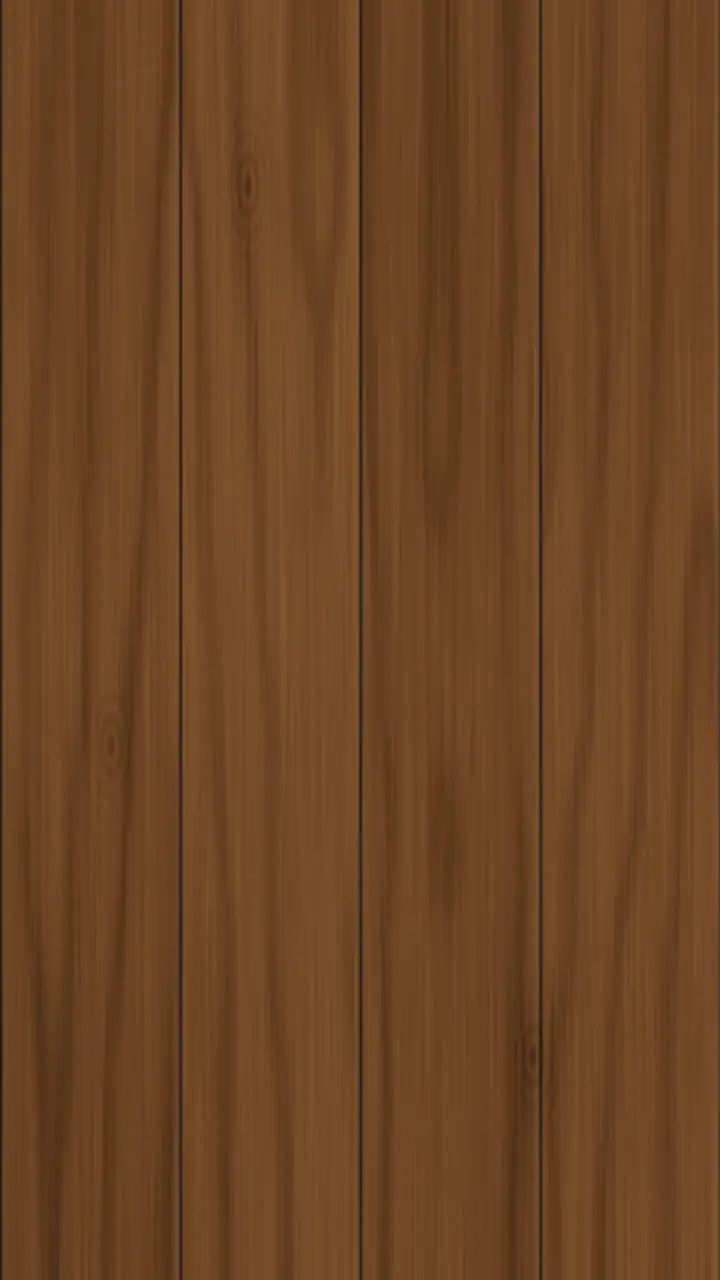
#> input picture kaarten/hout.webp, 720 x 1280 px
$ python radioskins_bouw.py ../../kaarten/hout.webp ../../kaarten/hout.webp ../../kaarten/hout.webp ../../kaarten/hout.webp
#> lines starting #> are read from the running program, lines starting #| are printed output that depends on the picture
# radioskins_bouw.py (19 nov 2026) - knipt de radio-skins van Marcel uit zijn twee ontwerp-schermafbeeldingen en maakt
# ze klaar voor radio.js:
#  - het schermpje wordt leeggemaakt (de tekst "Intense Radio" en "Station 1 of 4" eruit): radio.js zet er de echte
#    zendernaam op;
#  - het vaste naaldje op de zenderschaal wordt weggepoetst (met een stukje schaal ernaast): radio.js tekent een
#    naaldje dat meeloopt met de zender.
# Schrijft radioskins/<naam>.webp en drukt de plekken (in procenten) af voor radioskins.js.
# python3 -I tests/gen/radioskins_bouw.py <a.jpg> <b.jpg> <c.jpg> <uitmap>
# (a en b: de eerste 7 skins; c (19 nov 2026, tweede ronde): draak, candy, onderwater, space)
import sys, json, os
from PIL import Image, ImageDraw

A, B, C, UIT = sys.argv[1], sys.argv[2], sys.argv[3], sys.argv[4]
# box = de radio in de schermafbeelding; plekken in pixels vanaf de linkerbovenhoek van de box
SKINS = {
 'hout': ('A', (49, 477, 657, 747), dict(speaker=(12,15,198,165), vorige=(216,18,270,110), scherm=(281,19,526,109), volgende=(537,18,591,110), schaal=(216,125,592,165),
   p=[(13,195,61,245),(71,195,118,245),(128,195,177,245),(186,195,234,245)], play=(463,220,37), knop=(553,220,38))),
 'neon': ('A', (49, 798, 657, 1053), dict(speaker=(13,17,197,163), vorige=(218,20,268,108), scherm=(282,22,525,108), volgende=(540,20,588,108), schaal=(217,126,591,158),
   p=[(15,190,60,236),(73,190,118,236),(130,190,176,236),(188,190,234,236)], play=(463,212,37), knop=(553,212,37))),
 'scifi': ('A', (47, 1100, 657, 1345), dict(speaker=(15,17,197,150), vorige=(218,19,270,101), scherm=(282,20,526,101), volgende=(538,19,591,101), schaal=(220,112,591,147),
   p=[(16,175,64,225),(74,175,122,225),(131,175,179,225),(189,175,237,225)], play=(464,197,36), knop=(555,197,37))),
 'natuur': ('B', (35, 249, 666, 496), dict(speaker=(29,28,211,148), vorige=(231,30,284,100), scherm=(296,33,539,98), volgende=(551,30,605,100), schaal=(231,113,605,138),
   p=[(28,175,75,218),(85,175,133,218),(143,175,190,218),(200,175,248,218)], play=(477,191,36), knop=(567,191,38))),
 'graffiti': ('B', (49, 533, 657, 752), dict(speaker=(15,15,197,120), vorige=(217,18,270,75), scherm=(282,20,525,75), volgende=(537,18,591,75), schaal=(217,85,591,115),
   p=[(14,145,62,195),(72,145,119,195),(129,145,176,195),(186,145,234,195)], play=(462,170,40), knop=(554,170,38))),
 'pixel': ('B', (49, 797, 657, 1055), dict(speaker=(13,16,197,163), vorige=(217,20,270,108), scherm=(281,20,525,108), volgende=(538,20,590,108), schaal=(216,125,591,161),
   p=[(14,188,62,238),(72,188,119,238),(129,188,177,238),(186,188,234,238)], play=(463,211,37), knop=(554,211,38))),
 'draak': ('C', (32, 163, 443, 310), dict(speaker=(13,14,136,100), vorige=(148,12,180,67), scherm=(188,12,356,67), volgende=(363,12,395,67), schaal=(146,72,398,97),
   p=[(14,104,46,136),(51,104,83,136),(89,104,121,136),(126,104,158,136)], play=(313,120,22), knop=(375,119,23))),
 'candy': ('C', (25, 333, 450, 510), dict(speaker=(20,20,142,102), vorige=(155,19,190,75), scherm=(197,19,360,75), volgende=(368,19,403,75), schaal=(155,87,403,109),
   p=[(27,124,50,159),(63,124,87,159),(101,124,124,159),(138,124,161,159)], play=(318,140,18), knop=(380,139,25))),
 'onderwater': ('C', (30, 537, 444, 709), dict(speaker=(13,13,137,110), vorige=(150,15,185,73), scherm=(192,15,357,73), volgende=(365,15,400,73), schaal=(148,83,400,106),
   p=[(11,125,45,159),(51,125,85,159),(90,125,124,159),(130,125,164,159)], play=(314,142,24), knop=(375,141,25))),
 'space': ('C', (30, 736, 444, 905), dict(speaker=(12,17,137,107), vorige=(150,19,183,72), scherm=(192,17,358,74), volgende=(366,19,399,72), schaal=(148,80,400,104),
   p=[(12,122,45,155),(50,122,83,155),(90,122,123,155),(130,122,162,155)], play=(314,137,25), knop=(377,136,26))),
 'steampunk': ('B', (49, 1099, 657, 1345), dict(speaker=(13,15,197,150), vorige=(217,18,270,95), scherm=(280,20,526,108), volgende=(538,18,590,95), schaal=(217,115,591,148),
   p=[(15,175,62,225),(72,175,120,225),(130,175,177,225),(187,175,235,225)], play=(464,198,36), knop=(554,198,40))),
}
# hoeveel het schermpje naar binnen moet om de rand te sparen (links, boven, rechts, onder)
# tweede ronde: het schermpje vullen met een verloop van de rand boven naar de rand onder (de tekst loopt daar bijna
# tot de rechterrand, en in de hoeken staan versieringen)
VERLOOP = {'draak', 'candy', 'onderwater', 'space'}
INZET = {'draak': (7, 6, 5, 6), 'candy': (6, 6, 6, 6), 'onderwater': (6, 6, 6, 6), 'space': (7, 7, 7, 7), 'hout': (10, 9, 9, 9), 'neon': (10, 9, 10, 9), 'scifi': (10, 9, 10, 9), 'natuur': (10, 8, 10, 8), 'graffiti': (10, 6, 10, 6), 'pixel': (11, 10, 11, 10), 'steampunk': (16, 12, 18, 12)}

def leegScherm(im, r, inzet):
    x0, y0, x1, y1 = r
    a, b, c, d = inzet
    x0 += a; y0 += b; x1 -= c; y1 -= d
    px = im.load()
    rijen = []
    for y in range(y0, y1):
        kol = sorted([px[x, y] for x in range(x1 - 6, x1 - 1)], key=lambda p: sum(p))
        rijen.append(kol[len(kol) // 2])
    # een beetje gladstrijken (geen strepen van gloed of glitch)
    for i, y in enumerate(range(y0, y1)):
        buren = rijen[max(0, i - 4):i + 5]
        kleur = tuple(sum(c[k] for c in buren) // len(buren) for k in range(3))
        for x in range(x0, x1): px[x, y] = kleur
    return (x0, y0, x1, y1)

def verloopScherm(im, r, inzet):
    x0, y0, x1, y1 = r
    a, b, c, d = inzet
    x0 += a; y0 += b; x1 -= c; y1 -= d
    px = im.load()
    rij = lambda y: sorted([px[x, y] for x in range(x0, x1)], key=lambda p: sum(p))
    boven = [rij(y)[(x1 - x0) // 2] for y in range(y0 - 2, y0 + 1)]
    onder = [rij(y)[(x1 - x0) // 2] for y in range(y1 - 1, y1 + 2)]
    gem = lambda l: tuple(sum(c[k] for c in l) // len(l) for k in range(3))
    kb, ko = gem(boven), gem(onder)
    for y in range(y0, y1):
        t = (y - y0) / max(1, y1 - 1 - y0)
        kleur = tuple(round(kb[k] * (1 - t) + ko[k] * t) for k in range(3))
        for x in range(x0, x1): px[x, y] = kleur
    return (x0, y0, x1, y1)

def poetsNaald(im, schaal):
    x0, y0, x1, y1 = schaal
    # het vaste naaldje staat ongeveer 20-45 pixels van links; vul aan met de schaal 4 streepjes verder (64 px)
    gat = (x0 + 10, y0 + 1, x0 + 52, y1 - 1)
    stuk = im.crop((gat[0] + 64, gat[1], gat[2] + 64, gat[3]))
    im.paste(stuk, gat[:2])

os.makedirs(UIT, exist_ok=True)
plekken = {}
for naam, (bron, box, p) in SKINS.items():
    src = Image.open({'A': A, 'B': B, 'C': C}[bron]).convert('RGB')
#> src is the input picture: PIL image 720x1280 RGB; mean R, G, B 108.6, 69.2, 36.2
    im = src.crop(box)
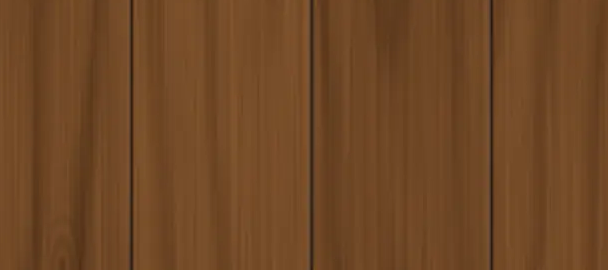
#> im: PIL image 608x270 RGB; mean R, G, B 111.9, 71.6, 37.6
    w, h = im.size
#> w = 608; h = 270
    scherm = (verloopScherm if naam in VERLOOP else leegScherm)(im, p['scherm'], INZET[naam])
#> after the loop in leegScherm, `for y in range(y0, y1):`: rijen = 72 items, first 6: (119, 77, 41), (119, 77, 41), (119, 77, 41), (119, 77, 41), (119, 77, 41), (119, 77, 41)
#> the loop in leegScherm, `for i, y in enumerate(range(y0, y1)):` made 72 passes
#> kleur on passes 1 to 12: (119, 77, 41), (119, 77, 41), (119, 77, 41), (118, 76, 40), (118, 76, 40), (118, 76, 40), (118, 76, 40), (117, 75, 39), (117, 75, 39), (117, 75, 39), (117, 75, 39), (117, 75, 39)
#> scherm = (291, 28, 517, 100)
    poetsNaald(im, p['schaal'])
#> in poetsNaald, `stuk = im.crop((gat[0] + 64, gat[1], gat[2] + 64, gat[3]))`:
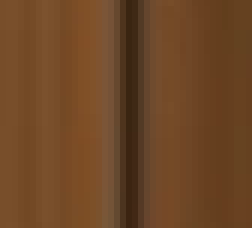
#> stuk: PIL image 42x38 RGB (shown 6 times larger); mean R, G, B 109.5, 70.5, 37.9
    im.save(os.path.join(UIT, naam + '.webp'), 'WEBP', quality=86, method=6)
    pct = lambda r: [round(r[0] / w * 100, 2), round(r[1] / h * 100, 2), round((r[2] - r[0]) / w * 100, 2), round((r[3] - r[1]) / h * 100, 2)]
    cirkel = lambda c: pct((c[0] - c[2], c[1] - c[2], c[0] + c[2], c[1] + c[2]))
    plekken[naam] = {'b': w, 'h': h, 'scherm': pct(scherm), 'vorige': pct(p['vorige']), 'volgende': pct(p['volgende']), 'schaal': pct(p['schaal']),
                     'speaker': pct(p['speaker']), 'p': [pct(x) for x in p['p']], 'play': cirkel(p['play']), 'knop': cirkel(p['knop'])}
print(json.dumps(plekken))
#> (printed output is left out)
